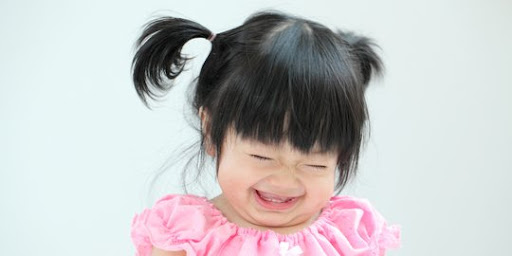
%> input picture uts/bayi.jpg, 512 x 256 px
$ octave uts1.m   (GNU Octave 9; MATLAB toolbox functions it lacks are replaced by stand-ins)
%> lines starting %> are read from the running program, lines starting %| are printed output that depends on the picture; in (x1, y1, x2, y2) boxes, pixels count from 0 and x2, y2 are one past the last pixel; in counts of white or black regions, pixels touching at a corner belong together; the program's own positions count from 1
pkg load image

% Baca gambar
img_rgb = imread('bayi.jpg');
%> img_rgb is the input picture: size 256x512x3 uint8; mean R, G, B 197.2, 197, 197.5

% Konversi ke grayscale
img_gray = rgb2gray(img_rgb);
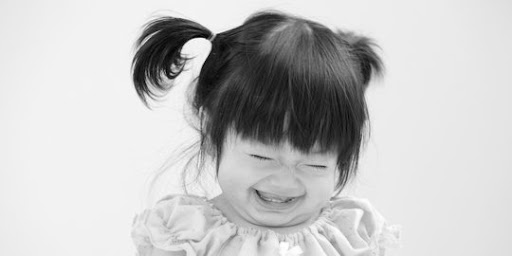
%> img_gray: size 256x512 uint8; min 1, max 255, mean 197.2

% Binarisasi otomatis
level = graythresh(img_gray);
%> level = 0.573
img_bw = im2bw(img_gray, level);
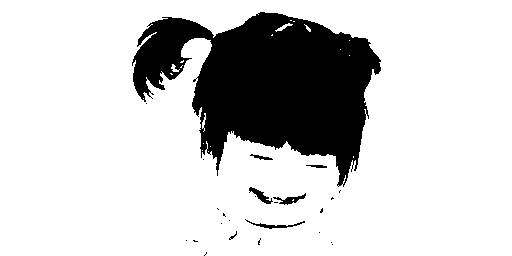
%> img_bw: size 256x512 logical; 81% white; 25 black regions (18 under 20 px), largest, box (x1, y1, x2, y2) and area: (132, 12, 381, 187) 24324, (249, 187, 273, 204) 142, (245, 219, 305, 229) 141

% Tampilkan gambar RGB, grayscale, dan biner
figure('Name','Tampilan Gambar');
subplot(1,3,1), imshow(img_rgb), title('Citra RGB (Berwarna)');
subplot(1,3,2), imshow(img_gray), title('Citra Grayscale');
subplot(1,3,3), imshow(img_bw), title('Citra Biner');

$ run again, with uts/cartoon.jpg copied over uts/bayi.jpg
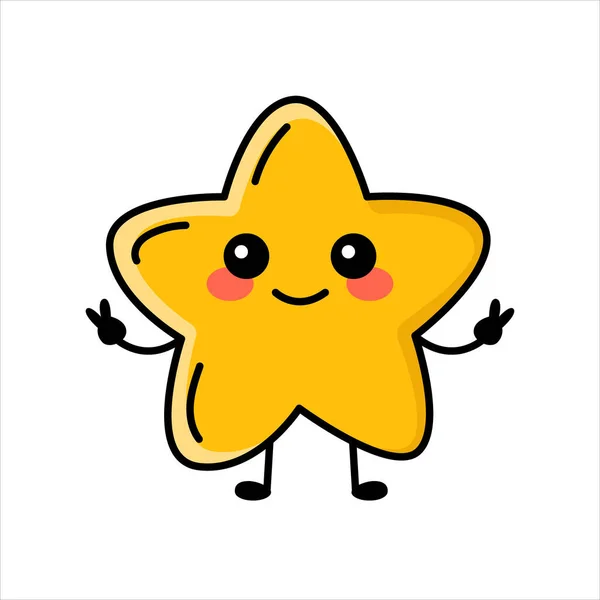
%> input picture uts/cartoon.jpg, 600 x 600 px
%> img_rgb is the input picture: size 600x600x3 uint8; mean R, G, B 240.9, 228.1, 194.9
%> `img_gray = rgb2gray(img_rgb);`:
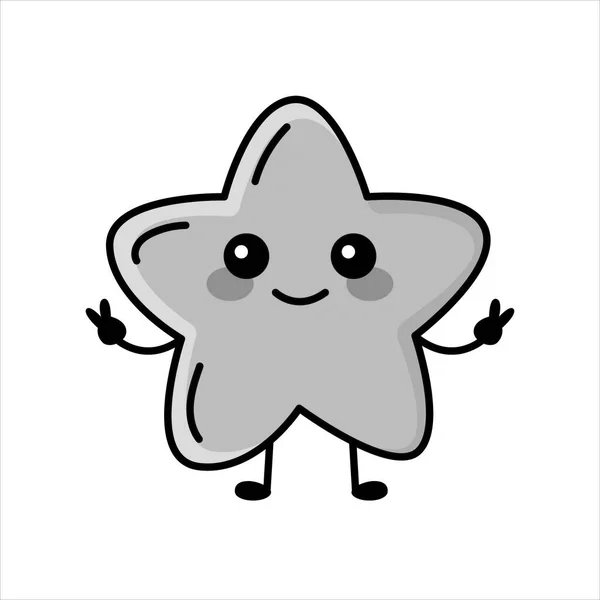
%> img_gray: size 600x600 uint8; min 0, max 255, mean 228.2
%> level = 0.494
%> `img_bw = im2bw(img_gray, level);`:
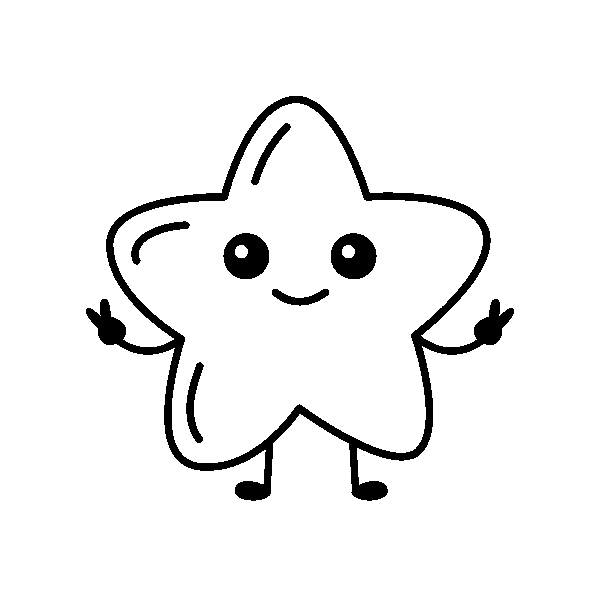
%> img_bw: size 600x600 logical; 94.6% white; 7 black regions, largest, box (x1, y1, x2, y2) and area: (86, 96, 514, 501) 14333, (223, 233, 269, 279) 1525, (331, 233, 377, 279) 1523
